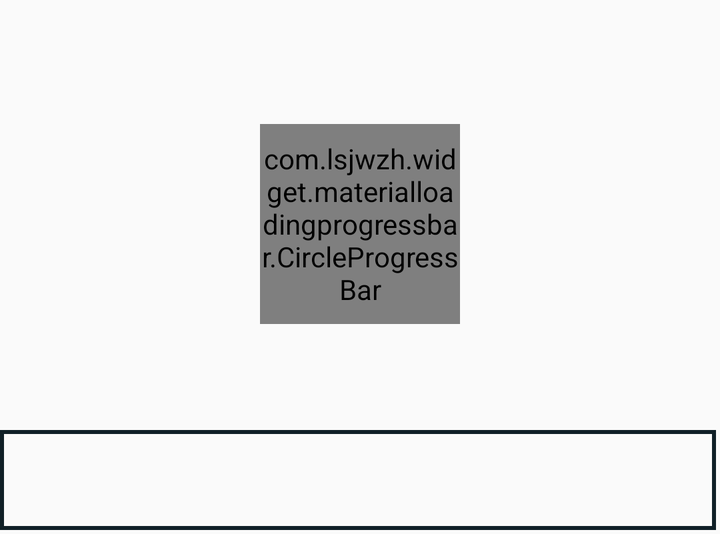
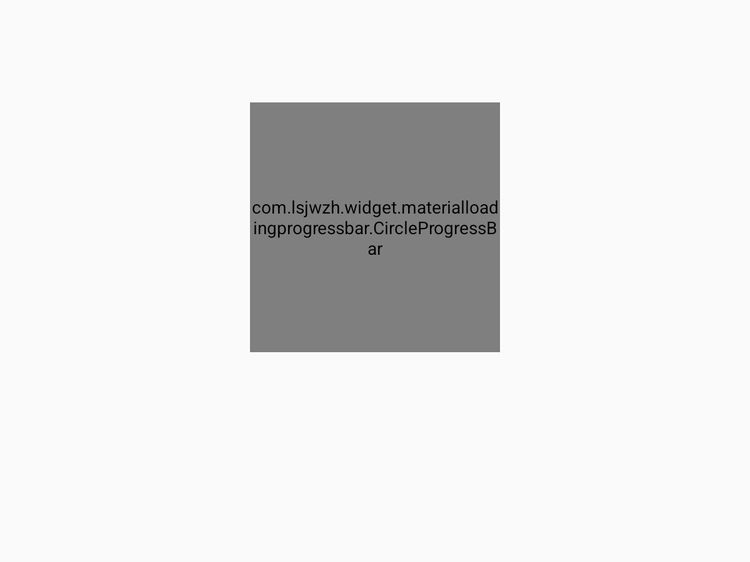

Two renders of one Android screen. The first uses the default layout on a phone; the second uses the alternative layout the repository ships for a different screen configuration, on a matching device. The two XML files are below.
<!-- AndroidManifest.xml: application theme AppTheme -->
<!-- res/layout/item.xml -->
<?xml version="1.0" encoding="utf-8"?>
<RelativeLayout xmlns:android="http://schemas.android.com/apk/res/android"
    android:layout_width="match_parent"
    android:layout_height="267dp"
    xmlns:app="http://schemas.android.com/apk/res-auto"
    android:orientation="vertical"
    android:paddingEnd="2dp"
    android:paddingBottom="2dp"
    android:id="@+id/itemLayout"
    >

    <ImageView
        android:layout_width="wrap_content"
        android:layout_height="218dp"
        android:id="@+id/posterIV"
        android:scaleType="fitXY"
        android:clickable="true"
        android:adjustViewBounds="true"
        />

      <com.lsjwzh.widget.materialloadingprogressbar.CircleProgressBar
          android:id="@+id/progressCircle"
          android:layout_height="100dp"
          android:layout_width="100dp"
          android:indeterminate="true"
          app:mlpb_enable_circle_background="false"
          app:mlpb_progress_color="#006064"
          app:mlpb_show_arrow="false"
          app:mlpb_progress_text_color="#00ffffff"
          app:mlpb_progress_stoke_width="4dp"
          android:layout_marginBottom="53dp"
          android:layout_above="@+id/BriefDescriptionLayout"
          android:layout_centerHorizontal="true" />
    
    <ImageView
        android:id="@+id/reloadIV"
        android:layout_width="match_parent"
        android:layout_height="218dp"
        android:src="@drawable/reload_image"
        android:scaleType="center"
        android:visibility="gone"
        />


    <RelativeLayout
        android:id="@+id/BriefDescriptionLayout"
        android:layout_width="match_parent"
        android:layout_height="50dp"
        android:layout_alignParentBottom="true"
        android:background="@drawable/main_items_background"
        android:paddingBottom="4dp"
        android:paddingTop="4dp"
        >

        <TextView
            android:id="@+id/MovieNameTV"
            android:layout_width="match_parent"
            android:layout_height="wrap_content"
            android:layout_alignParentTop="true"
            android:layout_alignParentStart="true"
            android:textSize="18sp"
            android:textAlignment="center"
            android:textColor="#FFF"
            />
        <TextView
            android:id="@+id/ReleaseDateTV"

            android:layout_width="match_parent"
            android:layout_height="wrap_content"
            android:textSize="14sp"
            android:textAlignment="center"
            android:textColor="#c8ffffff"
            android:layout_below="@+id/MovieNameTV"
            android:layout_alignParentStart="true" />

    </RelativeLayout>

</RelativeLayout>
<!-- resources referenced by this layout -->
<resources>
  <!-- drawable main_items_background (drawable) -->
  <?xml version="1.0" encoding="utf-8"?>
  <shape xmlns:android="http://schemas.android.com/apk/res/android" android:shape="rectangle" >
  
      <stroke android:width="2dp" android:color="#102027"/>
  </shape>
  <!-- drawable reload_image (drawable) -->
  <vector android:height="80dp" android:viewportHeight="24.0"
      android:viewportWidth="24.0" android:width="80dp" xmlns:android="http://schemas.android.com/apk/res/android">
      <path android:fillColor="#006064" android:pathData="M17.65,6.35C16.2,4.9 14.21,4 12,4c-4.42,0 -7.99,3.58 -7.99,8s3.57,8 7.99,8c3.73,0 6.84,-2.55 7.73,-6h-2.08c-0.82,2.33 -3.04,4 -5.65,4 -3.31,0 -6,-2.69 -6,-6s2.69,-6 6,-6c1.66,0 3.14,0.69 4.22,1.78L13,11h7V4l-2.35,2.35z"/>
  </vector>
  <style name="AppTheme" parent="Theme.AppCompat.Light.NoActionBar">
          
          <item name="colorPrimary">#1c2428</item>
          <item name="colorPrimaryDark">#000a12</item>
          <item name="colorAccent">#006064</item>
          <item name="titleTextColor">#FFF</item>
          <item name="android:windowDisablePreview">true</item>
      </style>
</resources>
<!-- res/layout-sw600dp/item.xml (the repository's variant of the layout above) -->
<!-- drawn on a 7-inch tablet held upright -->
<?xml version="1.0" encoding="utf-8"?>
<RelativeLayout xmlns:android="http://schemas.android.com/apk/res/android"
    android:layout_width="match_parent"
    android:layout_height="450dp"
    xmlns:app="http://schemas.android.com/apk/res-auto"
    android:orientation="vertical"
    android:paddingRight="4dp"
    android:paddingBottom="4dp"
    android:id="@+id/itemLayout"
    android:clickable="true"
    >

    <ImageView
        android:layout_width="wrap_content"
        android:layout_height="400dp"
        android:id="@+id/posterIV"
        android:scaleType="fitXY"
        android:clickable="true"
        android:adjustViewBounds="true"
        />

    <com.lsjwzh.widget.materialloadingprogressbar.CircleProgressBar
        android:id="@+id/progressCircle"
        android:layout_height="200dp"
        android:layout_width="200dp"
        android:indeterminate="true"
        android:layout_alignParentTop="true"
        android:layout_centerHorizontal="true"
        android:layout_marginTop="82dp"
        app:mlpb_enable_circle_background="false"
        app:mlpb_progress_color="#006064"
        app:mlpb_show_arrow="false"
        app:mlpb_progress_text_color="#00ffffff"
        app:mlpb_progress_stoke_width="8dp"
        />


    <RelativeLayout
        android:id="@+id/BriefDescriptionLayout"
        android:layout_width="match_parent"
        android:layout_height="70dp"
        android:layout_alignParentBottom="true"
        >

        <TextView
            android:id="@+id/MovieNameTV"
            android:layout_width="match_parent"
            android:layout_height="wrap_content"
            android:textSize="25sp"
            android:layout_alignParentTop="true"
            android:layout_alignParentStart="true"
            android:textAlignment="center"
            android:textColor="#FFF"
            android:maxLines="1"
            />
        <TextView
            android:id="@+id/ReleaseDateTV"
            android:layout_width="match_parent"
            android:layout_height="wrap_content"

            android:textSize="20sp"
            android:layout_alignParentBottom="true"
            android:layout_alignParentStart="true"
            android:textAlignment="center"
            android:textColor="#c8ffffff"
            />

    </RelativeLayout>

</RelativeLayout>
<!-- resources referenced by the variant -->
<!-- as a 7-inch tablet held upright resolves them -->
<resources>
  <style name="AppTheme" parent="Theme.AppCompat.Light.NoActionBar">
          
          <item name="colorPrimary">#1c2428</item>
          <item name="colorPrimaryDark">#000a12</item>
          <item name="colorAccent">#006064</item>
          <item name="titleTextColor">#FFF</item>
          <item name="android:windowDisablePreview">true</item>
      </style>
</resources>
